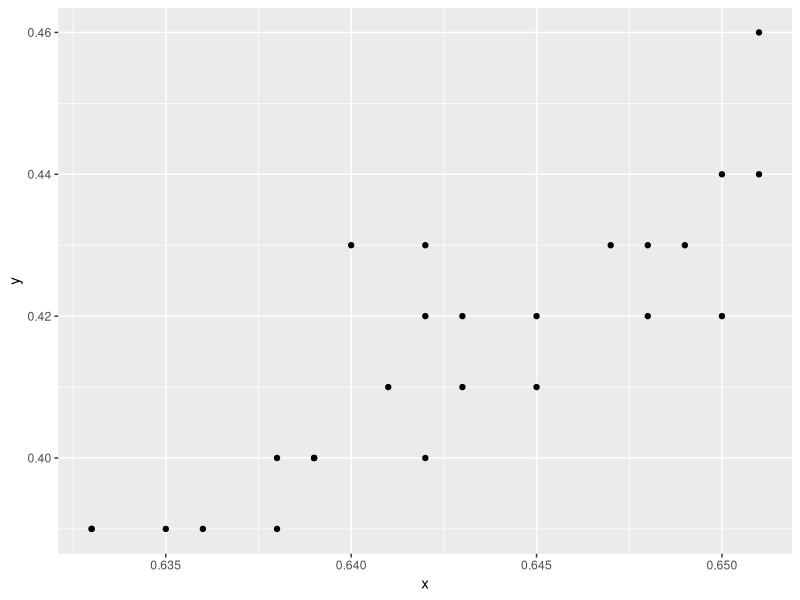

The R script that drew this image:
## ---- chunk 1
knitr::opts_chunk$set(echo = TRUE)
## ---- chunk 2
x <- c(0.647, 0.645, 0.650, 0.642, 0.643,
       0.651, 0.640, 0.651, 0.648, 0.642,
       0.643, 0.645, 0.639, 0.633, 0.642,
       0.648, 0.639, 0.638, 0.641, 0.636,
       0.638, 0.650, 0.649, 0.639, 0.633,
       0.635)
y <- c(0.43, 0.42, 0.44, 0.43, 0.42, 0.46,
       0.43, 0.44, 0.43, 0.42, 0.41, 0.41,
       0.40, 0.39, 0.40, 0.42, 0.40, 0.40,
       0.41, 0.39, 0.39, 0.42, 0.43, 0.40,
       0.39, 0.39)

tabela <- data.frame(Razão = x, Teor = y)

# Exibição formatada da tabela (usando knitr)
knitr::kable(tabela, caption = "Tabela de Razão e Teor")
## ---- chunk 3

n <- if (length(x) == length(y)){
  length(x)
}else {
  stop("Vetores de tamanhos diferentes")
}

sxy <- sum(x * y) - (sum(x) * sum(y)) / n

sxx <- sum(x^2) - (sum(x)^2) / n

syy <- sum(y^2) - (sum(y)^2) / n

b <- sxy / sxx

t_tab <- qt(0.025, df = n - 2, lower.tail = FALSE)

s <- sqrt((syy - b * sxy) / (n - 2))
## ---- chunk 4
    r <- sqrt(b * sxy / syy)
    r
## ---- chunk 5
    rc_for_correlation <- function(value) {
      if (value <= - t_tab || value >= t_tab) {
        "Rejeita H0: Não existe correlação na população"
      } else {
        "Não rejeita H0: Existe correlação na população"
      }
    }

    t_correlation <- r * sqrt((n - 2) / (1 - r^2))
    t_correlation
    rc_for_correlation(t_correlation)
## ---- chunk 6
    if (abs(r) >= 0.2 && abs(r) < 0.4) {
      "Correlação fraca"
    } else if (abs(r) >= 0.4 && abs(r) < 0.7) {
      "Correlação moderada"
    } else if (abs(r) >= 0.7 && abs(r) < 0.9) {
      "Correlação forte"
    } else {
      "Sem correlação"
    }
## ---- chunk 7
    a <- mean(y) - b * mean(x)
    b <- b

    equation  <- function(x) {
      a + b * x
    }

    rc_for_parameter <- function(value) {
      if (value <= - t_tab || value >= t_tab) {
        "Rejeita H0: O parâmetro é não significativo"
      } else {
        "Não rejeita H0: O parâmetro é significativo"
      }
    }

    t_b <- (b - 0) / (s / sqrt(sxx))
    t_b
    rc_for_parameter(t_b)
## ---- chunk 8
    ggplot2::ggplot() +
      ggplot2::geom_point(ggplot2::aes(x = x, y = y))
## ---- chunk 9
    r2 <- ((b^2 * sxx) / (syy)) * 100
    r2
## ---- chunk 10
    equation(0.60)
## ---- chunk 11
    ic_a  <-  c(
      a - t_tab * s * sqrt(1 / n + (mean(x)^2) / sxx),
      a + t_tab * s * sqrt(1 / n + (mean(x)^2) / sxx)
    )
    ic_a

    ic_b <- c(
      b - t_tab * s * sqrt(1 / sxx),
      b + t_tab * s * sqrt(1 / sxx)
    )
    ic_b
## ---- chunk 12
    ic_eyx <- c(
      equation(0.60) - t_tab * s * sqrt(1 / n + ((0.60 - mean(x))^2) / sxx),
      equation(0.60) + t_tab * s * sqrt(1 / n + ((0.60 - mean(x))^2) / sxx)
    )
    ic_eyx
## ---- chunk 13
    ic_yx <- c(
      equation(0.60) - t_tab * s * sqrt(1 + 1 / n + ((0.60 - mean(x))^2) / sxx),
      equation(0.60) + t_tab * s * sqrt(1 + 1 / n + ((0.60 - mean(x))^2) / sxx)
    )
    ic_yx

